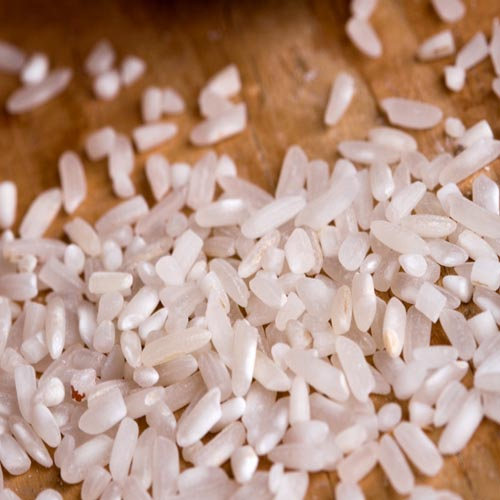
#> input picture temp.jpg, 500 x 500 px
$ python -i Preprocessing.py   (imports and definitions only)
#> lines starting #> are read from the running program, lines starting #| are printed output that depends on the picture; after the words box and inside, x2 and y2 are one past the last pixel; in counts of white or black regions, pixels touching at a corner belong together
import cv2
import numpy as np

def preprocess_image(image_path):
    # Load the image
#> called with image_path = '../temp.jpg'
    image = cv2.imread(image_path)
#> image is the input picture: shape (500, 500, 3); mean B, G, R 133.6, 149.8, 183.1

    if image is None:
        print(f"⚠ Warning: Unable to read image at {image_path}")
        return None, None

    # 1. Convert to grayscale
    gray_image = cv2.cvtColor(image, cv2.COLOR_BGR2GRAY)
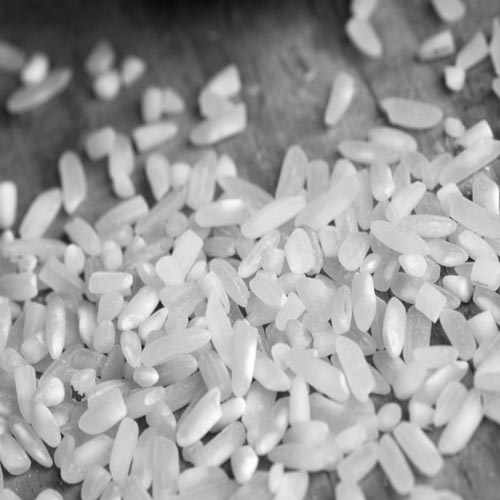
#> gray_image: shape (500, 500); min 9, max 255, mean 157.9

    # 2. Applying Gaussian Blur to reduce noise
    blurred_image = cv2.GaussianBlur(gray_image, (5, 5), 0)

    # 3. Applying Otsu Thresholding to get binary image
    # Note: We check if the background is light or dark
    # Most rice datasets have dark backgrounds, but real photos might vary.
    _, thresh = cv2.threshold(blurred_image, 0, 255, cv2.THRESH_BINARY + cv2.THRESH_OTSU)
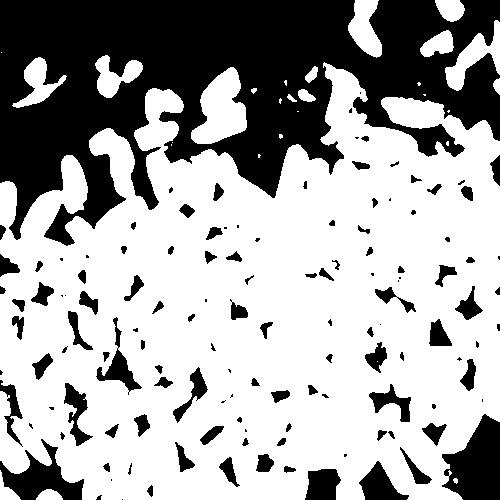
#> thresh: shape (500, 500); 65.5% white; 130 black regions (40 under 20 px), largest, box (x1, y1, x2, y2) and area: (0, 0, 500, 246) 66283, (442, 414, 500, 500) 3352, (0, 439, 84, 500) 2180

    # Simple check: if more than 50% pixels are white, invert (assuming background should be black)
    if np.sum(thresh == 255) > np.sum(thresh == 0):
        thresh = cv2.bitwise_not(thresh)

    # 4. Cleanup: Simple noise removal while preserving small particles
    # Instead of opening, we use a small median blur to remove single-pixel noise
    processed_binary = cv2.medianBlur(thresh, 3)
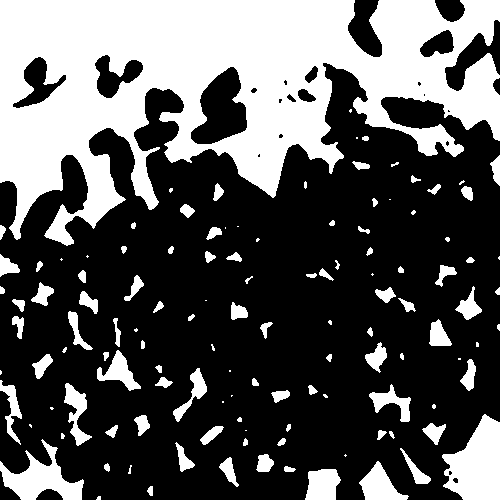
#> processed_binary: shape (500, 500); 34.4% white; 123 white regions (35 under 20 px)

    # 5. Fill holes in grains
    cnts, _ = cv2.findContours(processed_binary, cv2.RETR_EXTERNAL, cv2.CHAIN_APPROX_SIMPLE)
#> cnts = 123 contours, 46 with area under 20; largest, box (x1, y1, x2, y2) and area: (0, 0, 500, 246) 70620, (442, 414, 500, 500) 3263, (0, 439, 84, 500) 2030, (359, 461, 409, 500) 924, (305, 469, 341, 500) 842
    for c in cnts:
        cv2.drawContours(processed_binary, [c], 0, 255, -1)
#> this loop made 123 passes
#> c on passes 9, 19, 30, 31, 40, 41, 45: [[345, 454], [344, 455], [345, 456], [346, 455]], [[245, 430], [246, 430]], [[222, 401], [222, 402], [223, 402], [223, 401]], [[231, 395], [231, 396], [232, 395]], [[229, 370], [229, 371], [230, 371], [230, 370]], [[0, 370], [0, 374], [1, 373], [1, 371]], [[458, 358], [458, 359], [460, 359], [460, 358]]
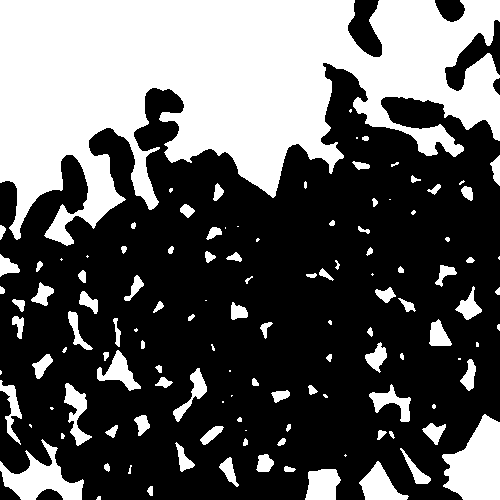
#> processed_binary: shape (500, 500); 36.7% white; 123 white regions (35 under 20 px), largest, box (x1, y1, x2, y2) and area: (0, 0, 500, 246) 72017, (442, 414, 500, 500) 3386, (0, 439, 84, 500) 2175

    return processed_binary, image

>>> result = preprocess_image('../temp.jpg')
